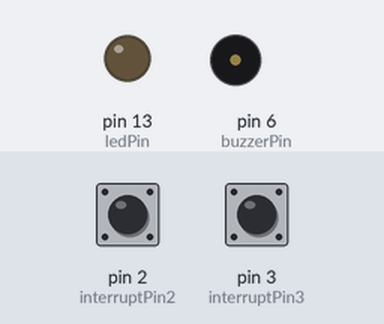
A sketch run on a simulated Arduino Uno, built with avr-gcc and run on an emulated ATmega328P. Parts: output pins drawn as LEDs (lit = HIGH), buzzer (waves = sounding, pin HIGH). Dashed ring = blinking. Inputs (shaded band) come from the test bench; at power-on: pin 2 (interruptPin2) LOW, pin 3 (interruptPin3) LOW.

Above: at 1.2 s.
1.3 s: pin 2 (interruptPin2) pulled HIGH for 0.15 s
At 1.45 s:
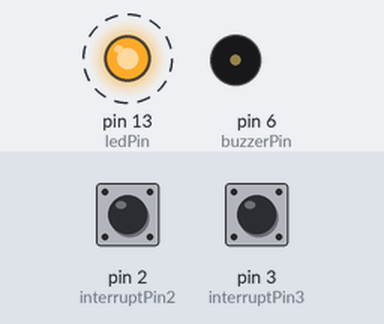
4.4 s: pin 3 (interruptPin3) pulled HIGH for 1 s
At 4.95 s:
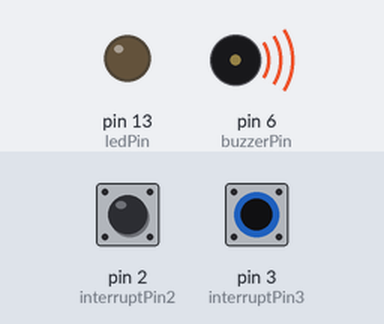
7.4 s: pin 3 (interruptPin3) pulled HIGH for 3.2 s
At 11.5 s:
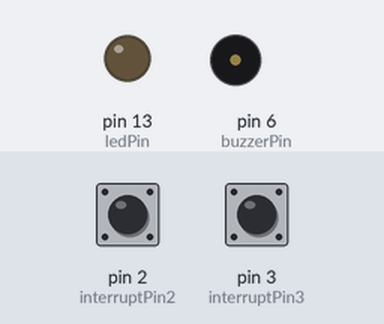
12.1 s: pin 2 (interruptPin2) pulled HIGH for 1 s
At 12.25 s:
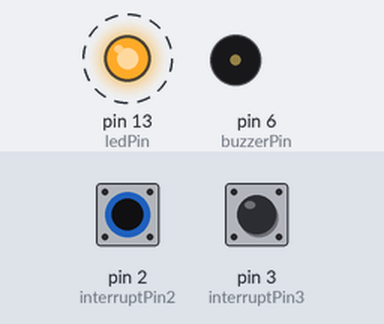
Timing chart, 0 to 16.1 s (numbered marks = the images above; inputs shaded):
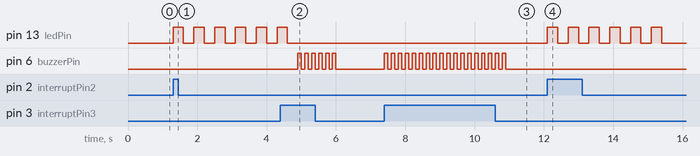

The sketch:

Interrupciones_Sumo.ino
```cpp
#include "PinChangeInt.h"  // PinChange Interrupt library, convierte cualquier pin en una linea de interrupcion

const int ledPin = 13;
const int buzzerPin = 6;
const int interruptPin2 = 2;
const int interruptPin3 = 3;
volatile int state = 1;


// Interrupciones
void interrupt_function_2(){
  state = 2;
}

void interrupt_function_3(){
  state = 3;
}


void setup() {
  pinMode(ledPin, OUTPUT);
  pinMode(buzzerPin, OUTPUT);
  pinMode(interruptPin2, INPUT);
  pinMode(interruptPin3, INPUT);
  //pinMode(interruptPin, INPUT_PULLUP);
  //attachInterrupt(digitalPinToInterrupt(interruptPin2),interrupt_function_2, RISING);
  //attachInterrupt(digitalPinToInterrupt(interruptPin3),interrupt_function_3, RISING);
  //attachPinChangeInterrupt(4, interrupt_function_4, HIGH);  // interrupt connected to pin 4
  digitalWrite(ledPin,LOW);
  digitalWrite(buzzerPin,LOW);
}

void loop() {

  if (digitalRead(interruptPin2)){
    state=2;
    }else if (digitalRead(interruptPin3)){
              state=3;
  }

  switch(state)
  {
    case 1:
      // IDLE state, We don't need to do anything here, waiting for a forced state change.
      break;
    case 2:
        blinkled();
        state = 1; // Return to the "IDLE" state.
        break;
    case 3:
        blinkbuzzer();
        state = 1;  // Return to the "IDLE" state.
        break;
    default:
      state = 1;
      break;
   }
}

// Funciones utiles
void blinkled(){
  for ( int i=0; i<=5; i+=1){
        digitalWrite(ledPin, HIGH);   // turn the LED on (HIGH is the voltage level)
        delay(300);               // wait
        digitalWrite(ledPin, LOW);    // turn the LED off by making the voltage LOW
        delay(300);               // wait
  }
}


void blinkbuzzer(){
  for ( int i=0; i<=5; i+=1){
        digitalWrite(buzzerPin, HIGH);   // turn the LED on (HIGH is the voltage level)
        delay(100);               // wait
        digitalWrite(buzzerPin, LOW);    // turn the LED off by making the voltage LOW
        delay(100);               // wait
  }
}
```

Measured:
- after the input at 1.3 s, pin 13 (ledPin): alternates HIGH for 0.30 s and LOW for 0.30 s, starting at once
- after the input at 4.4 s, pin 6 (buzzerPin): alternates HIGH for 0.10 s and LOW for 0.10 s, 12 changes in all, then stays LOW, starting after 0.50 s
- after the input at 7.4 s, pin 6 (buzzerPin): alternates HIGH for 0.10 s and LOW for 0.10 s, 36 changes in all, then stays LOW, starting at once
- after the input at 12.1 s, pin 13 (ledPin): alternates HIGH for 0.30 s and LOW for 0.30 s, 12 changes in all, then stays LOW, starting at once
